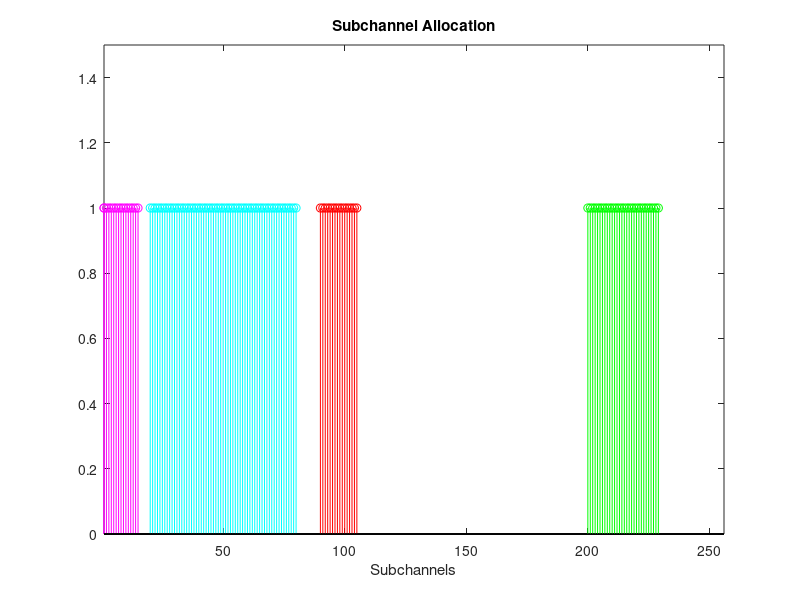

This figure's MATLAB source: (Note: this script raises an error after producing the figure.)
%% zz_OneFileFBMC7.m
%
% Burak Dayi

% Experimental on Multiple Access Scheme


% Created: 21-11-2014

close all
clear all
clc
fprintf('--------------\n-----FBMC-----\n--------------\n\n');

%% Transmission 

%%%%%%%%%%%%%%%%%%%%%%%%%%%%%%%%%%%%%%%%
%% Config
%%%%%%%%%%%%%%%%%%%%%%%%%%%%%%%%%%%%%%%%

% 2.b Main mode parameters
%---- General filterbank parameters ----%
K = 4; % overlapping factor 
M = 256; % number of subcarriers
num_frames = 2000; % number of data frames in each FBMC block
syms_per_frame = 10; %number of symbols per FBMC frame
modulation = 4; %4-, 16-, 64-, 256-QAM
bits_per_sample = log2(modulation); %num of bits carried by one sample
lp = K*M-1; % filter length
% normalization = [2 10 42 170];
% q_arr=[4 16 64 256]; % array of QAM modes that will be used in sim.

%---- Multiple access settings----%
% Here the indices that are dedicated to different users can be
% defined.
% if autodefine is enabled, it would be sufficient to provide number of 
% users and number of subchannels allocated to each user. The index
% definitions are then automatically decided.
% In order to allocate different number of subchannels to different
% users, the indices should be manually defined. Note that for that
% sort of description, the autodefine variable must be disabled.
% !!!! the indices should be within [1,M]
autodefine = false;
user_indices = [];
if autodefine
    num_users = 5;
    subch_per_user = 30;
    user_indices = determine_indices(num_users,subch_per_user,M,1);
    allocated_subchannels = ones(1,num_users);
    allocated_subchannels = allocated_subchannels*subch_per_user;
else
    user_indices = [1,15,20,80,90,105,200,229];
    % quick parameter check
    % if the length is even
    if ~(mod(length(user_indices),2)==0)
        user_indices
        error('The length of user_indices vector should be even.');
    end
    
    % if the vector is monotonously increasing
    if ~(all(diff(user_indices)>0))
        user_indices
        error('The user_indices vector should be monotonously increasing.');
    end
    allocated_temp = diff(user_indices)+1;
    allocated_subchannels = allocated_temp(1:2:end);
    num_users = length(allocated_subchannels)
    clear allocated_temp
end

% plot allocation
pl_y=zeros(1,M); % just in case
color_array=['y', 'm', 'c', 'r', 'g', 'b', 'k'];
pl_y(user_indices(1):user_indices(2)) = 1;
stem(user_indices(1):user_indices(1), pl_y(user_indices(1):user_indices(1)),color_array(mod(1,length(color_array))+1));
hold on
for i=1:floor(length(user_indices)/2)
    pl_y(user_indices(2*i-1):user_indices(2*i)) = 1;
    stem(user_indices(2*i-1):user_indices(2*i), pl_y(user_indices(2*i-1):user_indices(2*i)),color_array(mod(i,length(color_array))+1));
end
hold off
axis([1 M 0 1.5])
xlabel('Subchannels')
title('Subchannel Allocation')

% vectors that hold information about number of bits and samples
num_symbols = num_frames*syms_per_frame; % total number of data symbols
num_samples = allocated_subchannels*num_symbols; %number of samples in a vector
num_bits = num_samples*bits_per_sample; % total number of bits transmitted

%---- Channel settings ----%
% noise settings
% noisy = 0; %set 1 for SNR values to affect channel, set 0 for noiseless channel
noisy = 1; %set 1 for SNR values to affect channel, set 0 for noiseless channel
SNR = 10; % SNR of the channel. noisy=1 to see the effects on channel
% SNR = 0; % SNR of the channel. noisy=1 to see the effects on channel

%rayleigh channel settings
fading = [1,1,0,0]; % set 0 for distortionless channel, set 1 for rayleigh channel
% fading = 0; % set 0 for distortionless channel, set 1 for rayleigh channel
bw = 5e+6; % Transmission Bandwidth
max_doppler_shift = 1; %max. doppler shift
channel_profiles = ['EPA', 'EVA', 'ETU']; % Valid channel profile selections
profile ='ETU'; %Channel profile
use_matlab_channel = 0;


%---- Channel estimation settings ----%
% method
valid_methods = ['IAM', 'IAM4']; % 'POP' may be added later.
estimation_method = 'IAM';

% preamble
% IAM preambles 
preamble = [zeros(M,1) repmat([1 -j -1 j].',M/4,1) zeros(M,1)];
% preamble = [zeros(M,1) zeros(M,1) repmat([1 -j -1 j].',M/4,1) zeros(M,1) zeros(M,1)];

% IAM4 preambles
% preamble = [zeros(M,1) zeros(M,1) repmat([1 1 -1 -1].',M/4,1) zeros(M,1)];
if strcmp(estimation_method,'IAM4')
    preamble =[zeros(M,1) preamble];
end

%---- Equalizer settings ----%
eq_select = 4; % selection of equalizer type 1: one tap, 
% 2: three tap w/ geometric interp, 3: three tap w/ linear interp
% 4: no equalizer

%---- Parameter check ---%
if K>4 || K<2
K
    error('Range of integer K is [2 4]');
end

if ~~mod(log2(M),1)
    M
    error('The number of subcarriers M should be a power of 2.');
end

if ~(lp == K*M || lp == K*M-1 || lp == K*M+1)
    lp
    error('Only filter sizes of KM, KM+1, KM-1 are suported.');
end

if ~~mod(log2(modulation),1)
    modulation
    error('Only modulation=2^m-QAM schemes are supported.');
end

if eq_select>4 || eq_select<1 || mod(eq_select,1)~=0
    eq_select
    error('eq_select should be an integer in range [1 4].');
end

if ~ismember(valid_methods,estimation_method)
    estimation_method
    error('estimation_method should be either IAM, IAM4 or POP.');
end


% 3- Print the configuration and ask for confirmation from user
disp('Configuration:')
if noisy
    disp(sprintf('K=%d, M=%d, num_symbols=%d, num_bits=%d, %d-QAM,\nnum_frames=%d, syms_per_frame=%d,fading=%d, equalizer=%d,\nestimation=%s, profile=%s, max_doppler_shift=%d, SNR=%d dB\nuse_matlab_channel=%d', K,M,num_symbols,num_bits,modulation,num_frames,syms_per_frame,fading,eq_select,estimation_method,profile,max_doppler_shift,SNR,use_matlab_channel));
else
    disp(sprintf('K=%d, M=%d, num_symbols=%d, num_bits=%d, %d-QAM,\nnum_frames=%d, syms_per_frame=%d,fading=%d, equalizer=%d,\nestimation=%s, profile=%s, max_doppler_shift=%d, SNR=Ideal\nuse_matlab_channel=%d', K,M,num_symbols,num_bits,modulation,num_frames,syms_per_frame,fading,eq_select,estimation_method,profile,max_doppler_shift,use_matlab_channel));
end
disp(sprintf('Press any key to proceed. \nIf you want to change configuration, please abort the script by pressing CTRL+C.'))
%pause;

disp('+Configuration is obtained.');

%%%%%%%%%%%%%%%%%%%%%%%%%%%%%%%%%%%%%%%%
%% Prototype Filter
%%%%%%%%%%%%%%%%%%%%%%%%%%%%%%%%%%%%%%%%
h = func_Prototype_filter(M,K,lp);
disp('+Prototype filter is designed.');

%%%%%%%%%%%%%%%%%%%%%%%%%%%%%%%%%%%%%%%%
%% Symbol_Creation
%%%%%%%%%%%%%%%%%%%%%%%%%%%%%%%%%%%%%%%%
symbols=cell(num_users,1);
m=cell(num_users,1);
bits=cell(num_users,1);
for i=1:num_users
    [m{i},bits{i},symbols{i}] = func_Symbol_Creation(num_bits(i),bits_per_sample, allocated_subchannels(i), num_symbols,modulation);
end

%%%%%%%%%%%%%%%%%%%%%%%%%%%%%%%%%%%%%%%%
%% FBMC Transmitter
%%%%%%%%%%%%%%%%%%%%%%%%%%%%%%%%%%%%%%%%
%% OQAM Preprocessing
%%%%%%%%%%%%%%%%%%%%%%%%%%%%%%%%%%%%%%%%
oqam_m=cell(num_users,1);
for i=1:num_users
    [oqam_m{i},num_oqam_subsymbols] = func_OQAM_Preprocessing(M,num_frames,user_indices(2*i-1),user_indices(2*i),symbols{i},~(eq_select==4),preamble,syms_per_frame);
end

%%%%%%%%%%%%%%%%%%%%%%%%%%%%%%%%%%%%%%%%
%% Synthesis Filter Bank
%%%%%%%%%%%%%%%%%%%%%%%%%%%%%%%%%%%%%%%%
y=cell(num_users,1);
for i=1:num_users
    [y{i}] = func_Synthesis_Filter_Bank(M,K,h,num_oqam_subsymbols,oqam_m{i},lp);
end

%%%%%%%%%%%%%%%%%%%%%%%%%%%%%%%%%%%%%%%%
%% Channel
%%%%%%%%%%%%%%%%%%%%%%%%%%%%%%%%%%%%%%%%
y_filtered=cell(num_users,1);
y_sum = zeros(1,K*M+(num_oqam_subsymbols-1)*M/2);
for i=1:num_users
%     y_ch{i} = func_Channel(y{i},fading,use_matlab_channel,profile,bw,noisy,SNR);
%     y_ch{i} = func_Channel(y{i},fading(i),use_matlab_channel,profile,bw,noisy(i),SNR(i));
    y_filtered{i} = func_Channel(y{i},fading(i),use_matlab_channel,profile,bw);
    y_sum = y_sum + y_filtered{i};
end

if ~noisy
    y_ch = y_sum;
else
    y_ch = awgn(y_sum,SNR,'measured'); %SNR in dB ~ 10log(Ps/Pn)
end


%%%%%%%%%%%%%%%%%%%%%%%%%%%%%%%%%%%%%%%%
%% FBMC Receiver
%%%%%%%%%%%%%%%%%%%%%%%%%%%%%%%%%%%%%%%%
%% Analysis Filter Bank
%%%%%%%%%%%%%%%%%%%%%%%%%%%%%%%%%%%%%%%%
rx_output = func_Analysis_Filter_Bank(M,K,h,num_symbols,num_oqam_subsymbols,y_ch,lp);

%%%%%%%%%%%%%%%%%%%%%%%%%%%%%%%%%%%%%%%%
%% Subchannel Processing
%%%%%%%%%%%%%%%%%%%%%%%%%%%%%%%%%%%%%%%%
sp_output = func_Subchannel_Processing(M,K,num_frames,syms_per_frame,rx_output,~(eq_select==4),preamble,estimation_method,eq_select);

%%%%%%%%%%%%%%%%%%%%%%%%%%%%%%%%%%%%%%%%
%% OQAM Postprocessing
%%%%%%%%%%%%%%%%%%%%%%%%%%%%%%%%%%%%%%%%
oqam_demod=cell(num_users,1);
for i=1:num_users
    oqam_demod{i} = func_OQAM_Postprocessing(M,num_symbols,user_indices(2*i-1),user_indices(2*i),sp_output);
end

%%%%%%%%%%%%%%%%%%%%%%%%%%%%%%%%%%%%%%%%
%% Symbol Estmation
%%%%%%%%%%%%%%%%%%%%%%%%%%%%%%%%%%%%%%%%
bits_est=cell(num_users,1);
m_est=cell(num_users,1);
for i=1:num_users
    [bits_est{i},m_est{i}] = func_Symbol_Estimation(allocated_subchannels(i),num_symbols,oqam_demod{i},modulation);
end

%%%%%%%%%%%%%%%%%%%%%%%%%%%%%%%%%%%%%%%%
%% Results
%%%%%%%%%%%%%%%%%%%%%%%%%%%%%%%%%%%%%%%%
disp('+ Results are below');
for i=1:num_users
    user = i
    func_Results(m{i},m_est{i},bits{i},bits_est{i},num_symbols,num_bits(i),allocated_subchannels(i));
end


% close all

